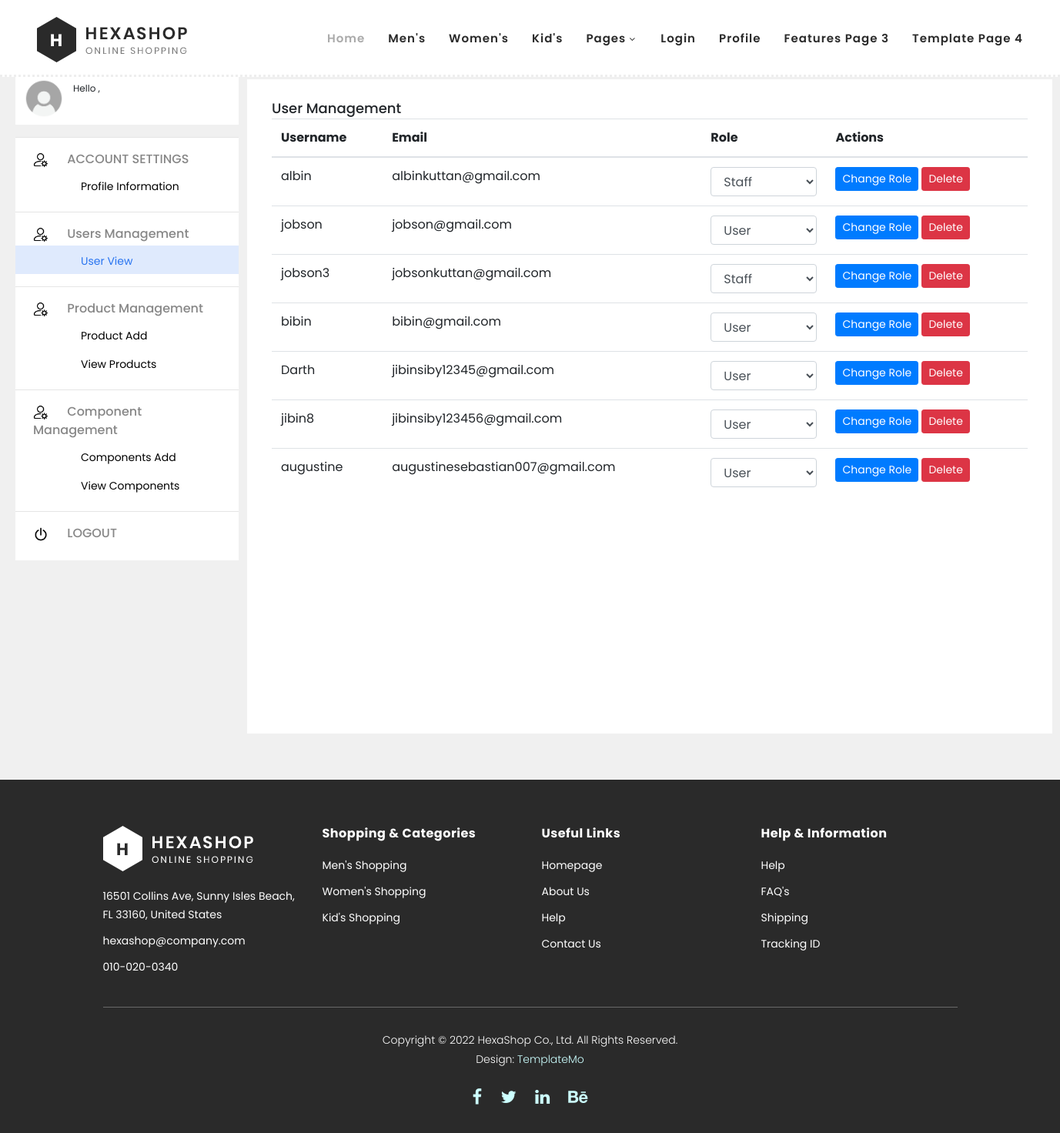
Page /admin_userview/ on the committed database.
### userapp/models.py (models this page shows, shortened)
class User(AbstractUser):
    ROLE_CHOICES = (
        ('user', 'User'),
        ('staff', 'Staff'),
        ('admin', 'Admin'),
    )
    fullname = models.CharField(max_length=255)
    date_joined = models.DateTimeField(auto_now_add=True)
    last_login = models.DateTimeField(auto_now=True)
    is_staff = models.BooleanField(default=False)
    role = models.CharField(max_length=10, choices=ROLE_CHOICES, default='user')
    mobile = models.CharField(max_length=20,unique=False,default="nil")
    email = models.EmailField(unique=True)
    USERNAME_FIELD = 'email'
    REQUIRED_FIELDS = ['username','password']

### userapp/views.py (the view)
# urls.py: path('admin_userview/', views.admin_userview, name='admin_userview'),
def admin_userview(request):
    User = get_user_model()
    users = User.objects.exclude(is_superuser=True)
    return render(request, 'admin_userview.html', {'users': users})

### template/admin_userview.html (shortened to what this page needs)
{% load static %}
<!DOCTYPE html>
<html lang="en">
  <head>
    <link rel="stylesheet" type="text/css" href="{% static 'css/bootstrap.min.css' %}">
    <link rel="stylesheet" type="text/css" href="{% static 'css/font-awesome.css' %}">
    <link rel="stylesheet" href="{% static 'css/templatemo-hexashop.css' %}">
    <link rel="stylesheet" href="{% static 'css/owl-carousel.css' %}">
    <link rel="stylesheet" href="{% static 'css/lightbox.css' %}">
    <link rel="stylesheet" type="text/css" href="{% static 'css/sidebarprofile.css' %}">
    </head>
    <body style="background-color:#f0f0f0;">
    <header class="header-area header-sticky">
        <div class=" mx-5">
            <div class="row">
                <div class="col-12">
                    <nav class="main-nav">
                        <a href="index.html" class="logo">
                            <img src="{% static 'images/logo.png' %}">
                        </a>
                        <ul class="nav">
                            <li class="scroll-to-section"><a href="#top" class="active">Home</a></li>
                            <li class="scroll-to-section"><a href="#men">Men's</a></li>
                            <li class="scroll-to-section"><a href="#women">Women's</a></li>
                            <li class="scroll-to-section"><a href="#kids">Kid's</a></li>
                            <li class="submenu">
                                <a href="javascript:;">Pages</a>
                            </li>
                            {% if user.is_authenticated%}
                            <li class="submenu">
                                <a href="javascript:;">{{ user.username }}</a>
                                <ul>
                                    <li><a href="{% url 'userapp:logout' %}">Logout</a></li>
                            {% else %}
                                    <li><a href="loginuser">Login</a></li>
                            {% endif %}
                                    <li><a href="profile">Profile</a></li>
                                    <li><a href="#">Features Page 3</a></li>
                                    <li><a rel="nofollow" href="https://templatemo.com/page/4" target="_blank">Template Page 4</a></li>
                                </ul>
                    </nav>
                </div>
            </div>
        </div>
    </header>
     <div class="side-nav">
        <div class="namedisplay">
            <img class="namedisplayimage" height="50px" width="50px" src="{% static 'images/profileimage.png' %}">
            <div class="namedisplaytext">
                <div class="namedisplaytexthello">
                    Hello
                    ,
                </div>
            </div>
        </div>
        <div class="accountdisplay">
            <div class="accountdisplayorderline">
                <hr>
            </div>
            <div class="accountdisplaysettings">
                <div class="accountdisplaysettingdetails">
                    <img class="accountdisplayorderdetailsimage" src="{% static 'images/setting.png' %}">
                    <a class="accountdisplayorderdetailsorder" href="#">
                        ACCOUNT SETTINGS
                    </a>
                </div>
                <div class="profileaddress">
                    <a href="{% url 'userapp:admin_profile' %}">
                        <div class="profileinformation" >Profile Information</div>
                    </a>
                </div>
            </div>
            <div class="accountdisplayorderline">
                <hr>
            </div>
            <div class="accountdisplaysettings">
                <div class="accountdisplaysettingdetails" >
                    <img class="accountdisplayorderdetailsimage" src="{% static 'images/setting.png' %}">
                    <a class="accountdisplayorderdetailsorder" >
                        Users Management
                    </a>
                </div>
                <div class="profileaddress">
                    <a href="{% url 'userapp:admin_userview' %}">
                        <div class="profileinformation" href="#" style="background-color:#dfeafd; color:#2874f0">User View</div>
                    </a>
                </div>
            </div>
            <div class="accountdisplayorderline">
                <hr>
            </div>
            <div class="accountdisplaysettings">
                <div class="accountdisplaysettingdetails">
                    <img class="accountdisplayorderdetailsimage" src="{% static 'images/setting.png' %}">
                    <a class="accountdisplayorderdetailsorder" href="#">
                        Product Management
                    </a>
                </div>
                <div class="profileaddress">
                    <a href="{% url 'userapp:admin_productadd' %}">
                        <div class="profileinformation">Product Add</div>
                    </a>
                    <a href="{% url 'userapp:admin_viewproduct' %}">
                        <div class="manageaddress">View Products</div>
                    </a>
                </div>
            </div>
            <div class="accountdisplayorderline">
                <hr>
            </div>
            <div class="accountdisplaysettings">
                <div class="accountdisplaysettingdetails">
                    <img class="accountdisplayorderdetailsimage" src="{% static 'images/setting.png' %}">
                    <a class="accountdisplayorderdetailsorder" href="#">
                        Component Management
                    </a>
                </div>
                <div class="profileaddress">
                    <a href="{% url 'userapp:admin_addcomponent' %}">
                        <div class="profileinformation">Components Add</div>
                    </a>
                    <a href="{% url 'userapp:admin_viewcomponent' %}">
                        <div class="profileinformation"  >View Components</div>
                    </a>
                </div>
            </div>
            <div class="accountdisplayorderline">
                <hr>
            </div>
            <div class="accountdisplaysettings">
                <div class="accountdisplaysettingdetails">
                    <img class="accountdisplayorderdetailsimage" src="{% static 'images/turn-off.png' %}">
                    <a class="accountdisplayorderdetailsorder" href="{% url 'userapp:logout' %}">
                        LOGOUT
                    </a>
                </div>
            </div>
        </div>
        <div class="profilebody">
            <div class="profilebodypadding">
                <div class="personalinfodetails">
                    <div class="personalinfotitle">
                        <span class="personalinfotitlename">User Management</span>
                    </div>
                    <table class="table">
                        <thead>
                            <tr>
                                <th>Username</th>
                                <th>Email</th>
                                <th>Role</th>
                                <th>Actions</th>
                            </tr>
                        </thead>
                        <tbody>
                            {% for user in users %}
                            <tr>
                                <td>{{ user.username }}</td>
                                <td>{{ user.email }}</td>
                                <td>
                                    <select id="role-{{ user.id }}" class="form-control">
                                        <option value="user" {% if user.role == 'user' %}selected{% endif %}>User</option>
                                        <option value="staff" {% if user.role == 'staff' %}selected{% endif %}>Staff</option>
                                    </select>
                                </td>
                                <td>
                                    <button onclick="changeUserRole({{ user.id }})" class="btn btn-primary btn-sm">Change Role</button>
                                    <button onclick="showDeleteModal({{ user.id }})" class="btn btn-danger btn-sm">Delete</button>
                                </td>
                            </tr>
                            {% endfor %}
                        </tbody>
                    </table>
                </div>
            </div>
        </div>
     </div>
    <footer>
        <div class="container">
            <div class="row">
                <div class="col-lg-3">
                    <div class="first-item">
                        <div class="logo">
                            <img src="{% static 'images/white-logo.png' %}" alt="hexashop ecommerce templatemo">
                        </div>
                        <ul>
                            <li><a href="#">16501 Collins Ave, Sunny Isles Beach, FL 33160, United States</a></li>
                            <li><a href="#">hexashop@company.com</a></li>
                            <li><a href="#">010-020-0340</a></li>
                        </ul>
                    </div>
                </div>
                <div class="col-lg-3">
                    <h4>Shopping &amp; Categories</h4>
                    <ul>
                        <li><a href="#">Men's Shopping</a></li>
                        <li><a href="#">Women's Shopping</a></li>
                        <li><a href="#">Kid's Shopping</a></li>
                    </ul>
                </div>
                <div class="col-lg-3">
                    <h4>Useful Links</h4>
                    <ul>
                        <li><a href="#">Homepage</a></li>
                        <li><a href="#">About Us</a></li>
                        <li><a href="#">Help</a></li>
                        <li><a href="#">Contact Us</a></li>
                    </ul>
                </div>
                <div class="col-lg-3">
                    <h4>Help &amp; Information</h4>
                    <ul>
                        <li><a href="#">Help</a></li>
                        <li><a href="#">FAQ's</a></li>
                        <li><a href="#">Shipping</a></li>
                        <li><a href="#">Tracking ID</a></li>
                    </ul>
                </div>
                <div class="col-lg-12">
                    <div class="under-footer">
                        <p>Copyright © 2022 HexaShop Co., Ltd. All Rights Reserved.
                        <br>Design: <a href="https://templatemo.com" target="_parent" title="free css templates">TemplateMo</a></p>
                        <ul>
                            <li><a href="#"><i class="fa fa-facebook"></i></a></li>
                            <li><a href="#"><i class="fa fa-twitter"></i></a></li>
                            <li><a href="#"><i class="fa fa-linkedin"></i></a></li>
                            <li><a href="#"><i class="fa fa-behance"></i></a></li>
                        </ul>
                    </div>
                </div>
            </div>
        </div>
    </footer>
  </body>
</html>

### static/css/templatemo-hexashop.css (style rules this page uses)
html, body, div, span, applet, object, iframe, h1, h2, h3, h4, h5, h6, p, blockquote, div pre, a, abbr, acronym, address, big, cite, code, del, dfn, em, font, img, ins, kbd, q, s, samp, small, strike, strong, sub, sup, tt, var, b, u, i, center, dl, dt, dd, ol, ul, li, figure, header, nav, section, article, aside, footer, figcaption { margin: 0; padding: 0; border: 0; outline: 0; }
ul, li { padding: 0; margin: 0; list-style: none; }
header, nav, section, article, aside, footer, hgroup { display: block; }
* { box-sizing: border-box; }
html, body { font-family: 'Poppins', sans-serif; font-weight: 400; background-color: #fff; font-size: 16px; -ms-text-size-adjust: 100%; -webkit-font-smoothing: antialiased; -moz-osx-font-smoothing: grayscale; }
a { text-decoration: none !important; }
h1, h2, h3, h4, h5, h6 { margin-top: 0px; margin-bottom: 0px; }
ul { margin-bottom: 0px; }
p { font-size: 14px; line-height: 25px; color: #2a2a2a; }
html, body { background: #fff; font-family: 'Poppins', sans-serif; }
.header-area { border-bottom: 3px dotted #eee; box-shadow: none; background-color: #fff; position: absolute; top: 0px; left: 0px; right: 0px; z-index: 100; height: 100px; -webkit-transition: all .5s ease 0s; -moz-transition: all .5s ease 0s; -o-transition: all .5s ease 0s; transition: all .5s ease 0s; }
.header-area .main-nav { min-height: 80px; background: transparent; }
.header-area .main-nav .logo { line-height: 100px; color: #fff; font-size: 28px; font-weight: 700; text-transform: uppercase; letter-spacing: 2px; float: left; -webkit-transition: all 0.3s ease 0s; -moz-transition: all 0.3s ease 0s; -o-transition: all 0.3s ease 0s; transition: all 0.3s ease 0s; }
.header-area .main-nav .nav { float: right; margin-top: 30px; margin-right: 0px; background-color: transparent; -webkit-transition: all 0.3s ease 0s; -moz-transition: all 0.3s ease 0s; -o-transition: all 0.3s ease 0s; transition: all 0.3s ease 0s; position: relative; z-index: 999; }
.header-area .main-nav .nav li { padding-left: 15px; padding-right: 15px; }
.header-area .main-nav .nav li:last-child { padding-right: 0px; }
.header-area .main-nav .nav li a { display: block; font-weight: 600; font-size: 15px; color: #2a2a2a; text-transform: capitalize; -webkit-transition: all 0.3s ease 0s; -moz-transition: all 0.3s ease 0s; -o-transition: all 0.3s ease 0s; transition: all 0.3s ease 0s; height: 40px; line-height: 40px; border: transparent; letter-spacing: 1px; }
.header-area .main-nav .nav li a { color: #2a2a2a; }
.header-area .main-nav .nav li:hover a, .header-area .main-nav .nav li a.active { color: #aaa!important; }
.header-area .main-nav .nav li.submenu { position: relative; padding-right: 30px; }
.header-area .main-nav .nav li.submenu:after { font-family: FontAwesome; content: "\f107"; font-size: 12px; color: #2a2a2a; position: absolute; right: 18px; top: 12px; }
.header-area.header-sticky { min-height: 80px; }
.header-area .nav { margin-top: 30px; }
.header-area.header-sticky .nav li a.active { color: #aaa; }
@media (min-width: 767px) { .header-area .main-nav .nav { display: flex !important; } }
footer { margin-top: 60px; padding: 60px 0px 30px 0px; background-color: #2a2a2a; }
footer .logo { margin-bottom: 20px; }
footer ul li { display: block; margin-bottom: 10px; }
footer ul li a { font-size: 14px; color: #fff; transition: all .3s; }
footer h4 { letter-spacing: 0.5px; font-size: 16px; color: #fff; font-weight: 700; margin-bottom: 20px; }
footer .under-footer { margin-top: 30px; padding-top: 30px; text-align: center; border-top: 1px solid rgba(250,250,250,0.3); }
footer .under-footer ul { margin-top: 20px; }
footer .under-footer ul li { display: inline-block; margin: 0px 10px; }
footer .under-footer ul li a { font-size: 22px; }
footer .under-footer p { color: #fff; font-size: 14px; font-weight: 300; }
footer .under-footer a { color: #cff; }

### template/admin_userview.html (style rules this page uses)
.profilebody { background-color: #ffffff; width: 1046px; margin-left: 321px; margin-top:-625px; height: 850px; }
.profilebodypadding { padding: 24px 32px 0; }
.personalinfodetails { padding-bottom: 56px; }
.personalinfotitlename { font-size: 18px; font-weight: 500; padding-right: 24px; }

### rows in the picture
User: username "albin", email "albinkuttan@gmail.com", role+id "Staff"
User: username "jobson", email "jobson@gmail.com", role+id "User"
User: username "jobson3", email "jobsonkuttan@gmail.com", role+id "Staff"
User: username "bibin", email "bibin@gmail.com", role+id "User"
User: username "Darth", email "jibinsiby12345@gmail.com", role+id "User"
User: username "jibin8", email "jibinsiby123456@gmail.com", role+id "User"
User: username "augustine", email "augustinesebastian007@gmail.com", role+id "User"
